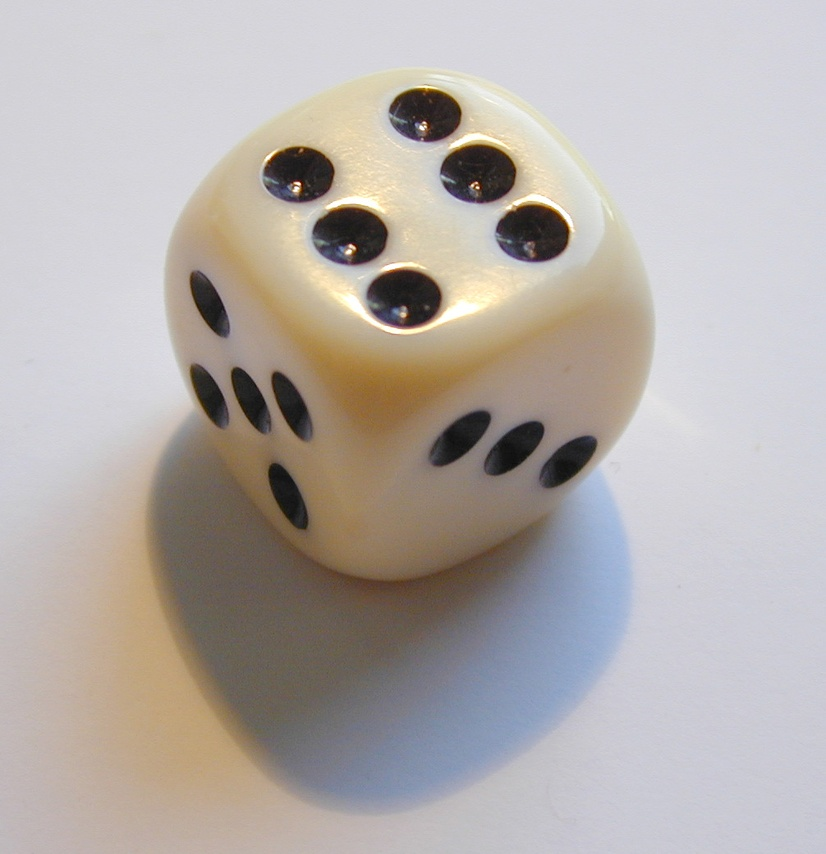
#> input picture sample_image/sample.jpg, 826 x 854 px, shrunk from 1006 x 1041 before the run
$ jupyter execute ImageProcessing_Assignment1.ipynb
#> lines starting #> are read from the running program, lines starting #| are printed output that depends on the picture; after the words box and inside, x2 and y2 are one past the last pixel; in counts of white or black regions, pixels touching at a corner belong together
# EC7212 – Computer Vision and Image Processing

## Assignment 1 – Image Processing Tasks in Python

- Reg. No: EG/2020/4047
- Name: LELWALA LGSR

### Import Libraries and show Sample Image

[cell 1]
# Import necessary libraries
import cv2
import numpy as np
import matplotlib.pyplot as plt
from pathlib import Path


# Load original image
img_path = "sample_image/sample.jpg"
original_img = cv2.imread(img_path)
#> original_img is the input picture: shape (854, 826, 3); mean B, G, R 170.4, 173.8, 180.5

if original_img is None:
    raise FileNotFoundError(f"Image not found at {img_path}")

# Display original image
plt.imshow(cv2.cvtColor(original_img, cv2.COLOR_BGR2RGB))
plt.title("Original Image")
plt.axis("off")
plt.show()

# Save original image
Path("results").mkdir(exist_ok=True)
cv2.imwrite("results/original_image.png", original_img)
#> Out = True

## 1  Intensity-Level Reduction

[cell 2]
# Convert original image to grayscale
gray_img = cv2.cvtColor(original_img, cv2.COLOR_BGR2GRAY)
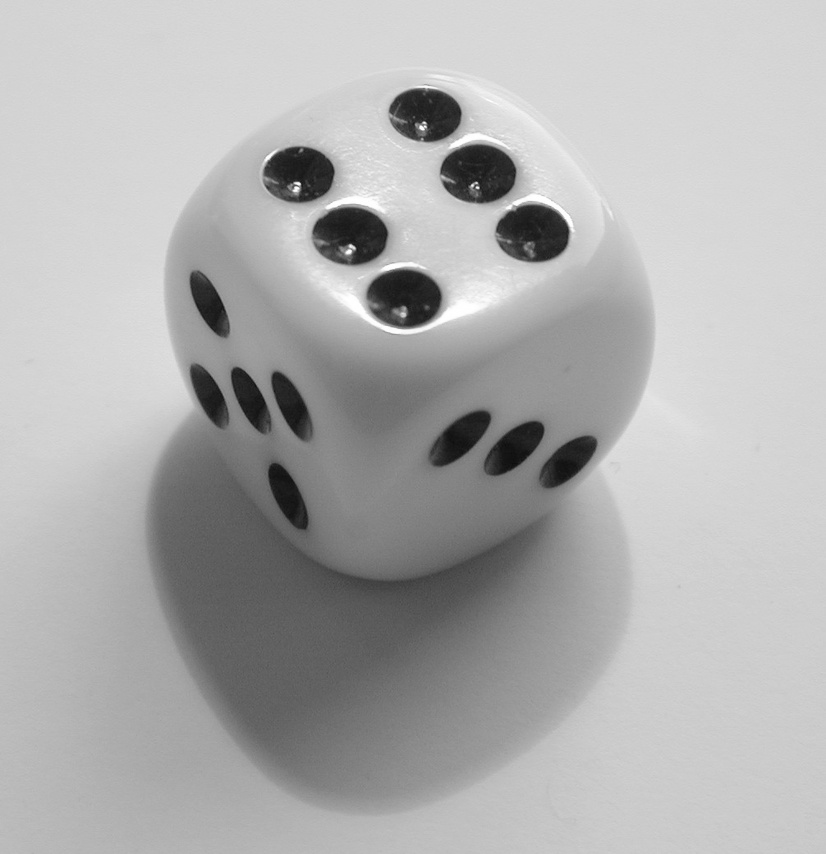
#> gray_img: shape (854, 826); min 12, max 255, mean 175.4

# Function to reduce intensity levels (bit-depth)
def reduce_levels(img_gray, levels):

    # Validate that levels is a power of 2 between 2 and 256
    if (levels & (levels - 1)) or levels < 2 or levels > 256:
        raise ValueError("levels must be power of 2 between 2 and 256")

    # Calculate the intensity range for each level
    interval = 256 // levels

    # Reduce intensity by flooring and rescaling
    return ((img_gray // interval) * interval).astype(np.uint8)

# Define the intensity levels to test (powers of 2)
levels_list = [2, 4, 8, 16, 32, 64, 128, 256]

# Display all reduced images in a grid
plt.figure(figsize=(16, 8))

for idx, lvl in enumerate(levels_list):
    # Reduce the image
    img_reduced = reduce_levels(gray_img, lvl)

    # Plot the image
    plt.subplot(2, 4, idx + 1)
    plt.imshow(img_reduced, cmap="gray")
    plt.title(f"{lvl} Levels")
    plt.axis("off")

    # Save the image
    cv2.imwrite(f"results/task1_levels_{lvl}.png", img_reduced)
#> this loop made 8 passes
#> pass 1, `img_reduced = reduce_levels(gray_img, lvl)`:
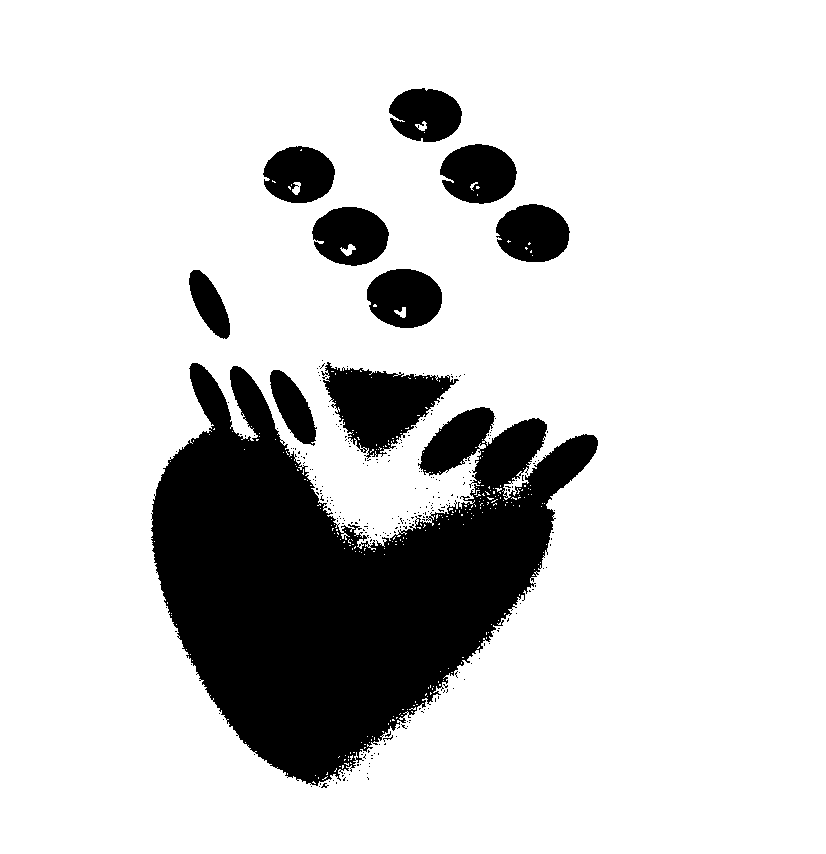
#> img_reduced: shape (854, 826); values 0 (black) and 128 (white), 82.2% white; 275 black regions (265 under 20 px), largest, box (x1, y1, x2, y2) and area: (151, 363, 598, 786) 95140, (321, 362, 459, 459) 6761, (440, 144, 517, 204) 3488

# Show the complete figure
plt.suptitle("Task 1: Intensity Level Reduction", fontsize=16)
plt.tight_layout()
plt.subplots_adjust(top=0.9)
plt.show()
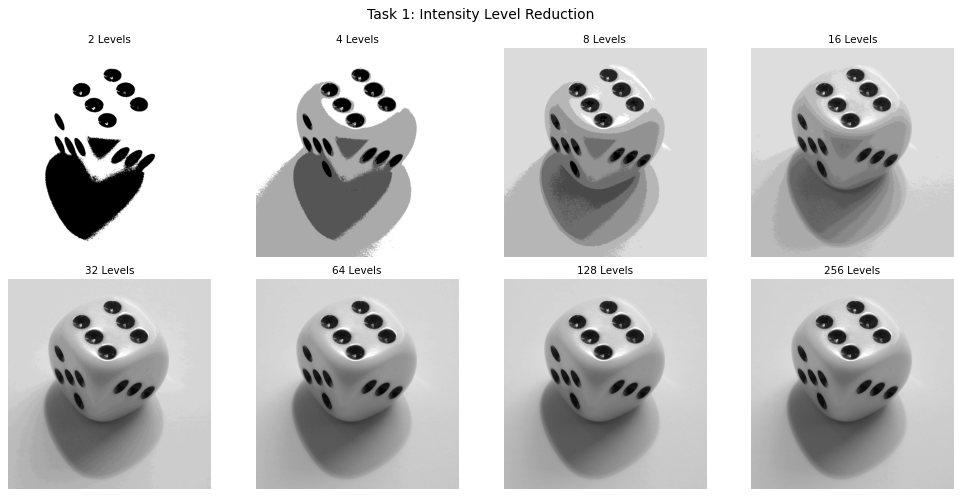
#> figure drawn by matplotlib, 8 panels

## 2  Spatial Averaging Filters

[cell 3]
# Function to apply spatial averaging filter (mean filter)
def spatial_average(image, kernel_size):

    # Apply blur with the given kernel size (square filter)
    return cv2.blur(image, (kernel_size, kernel_size))

# Define kernel sizes to apply
kernel_sizes = [3, 10, 20]

# Create a figure to display results
plt.figure(figsize=(15, 5))

# Loop over each kernel size
for idx, size in enumerate(kernel_sizes):
    # Apply spatial averaging
    blurred_img = spatial_average(original_img, size)

    # Display the result
    plt.subplot(1, 3, idx + 1)
    plt.imshow(cv2.cvtColor(blurred_img, cv2.COLOR_BGR2RGB))
    plt.title(f"{size}×{size} Blur")
    plt.axis("off")

    # Save the result
    cv2.imwrite(f"results/task2_blur_{size}x{size}.png", blurred_img)

# Show final layout
plt.suptitle("Task 2: Spatial Averaging Filters", fontsize=16)
plt.tight_layout()
plt.subplots_adjust(top=0.85)
plt.show()
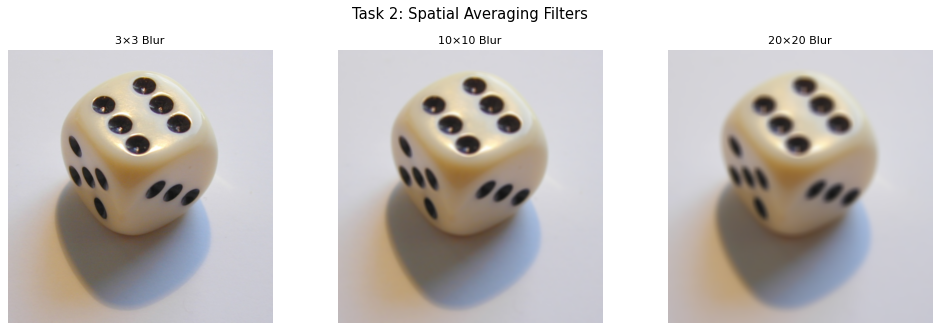
#> figure drawn by matplotlib, 3 panels

## 3  Image Rotation

[cell 4]
# Function to rotate an image around its center
def rotate_image(image, angle):
    # Get height and width of the image
    h, w = image.shape[:2]

    # Define the center of rotation
    center = (w // 2, h // 2)

    # Get the rotation matrix using OpenCV
    M = cv2.getRotationMatrix2D(center, angle, 1.0)

    # Perform the rotation
    return cv2.warpAffine(image, M, (w, h))

# Define the angles to rotate
angles = [45, 90]

# Create a figure to display results
plt.figure(figsize=(10, 5))

# Loop through the angles
for idx, angle in enumerate(angles):
    # Rotate image
    rotated_img = rotate_image(original_img, angle)

    # Display rotated image
    plt.subplot(1, 2, idx + 1)
    plt.imshow(cv2.cvtColor(rotated_img, cv2.COLOR_BGR2RGB))
    plt.title(f"Rotated {angle}°")
    plt.axis("off")

    # Save rotated image
    cv2.imwrite(f"results/task3_rotated_{angle}.png", rotated_img)
#> this loop made 2 passes
#> M in rotate_image on passes 1 to 2: [[0.707, 0.707, -181], [-0.707, 0.707, 417.1]], [[6.12e-17, 1, -14], [-1, 6.12e-17, 840]]
#> pass 1, `rotated_img = rotate_image(original_img, angle)`:
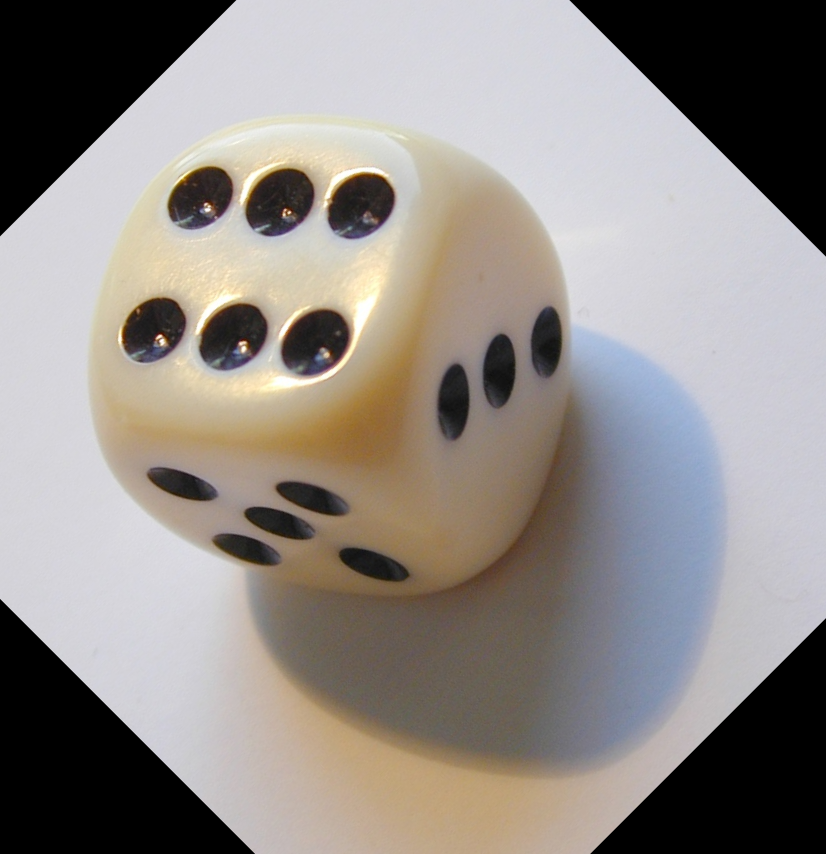
#> rotated_img: shape (854, 826, 3); mean B, G, R 135.2, 139.3, 145.3
#> pass 2, `rotated_img = rotate_image(original_img, angle)`:
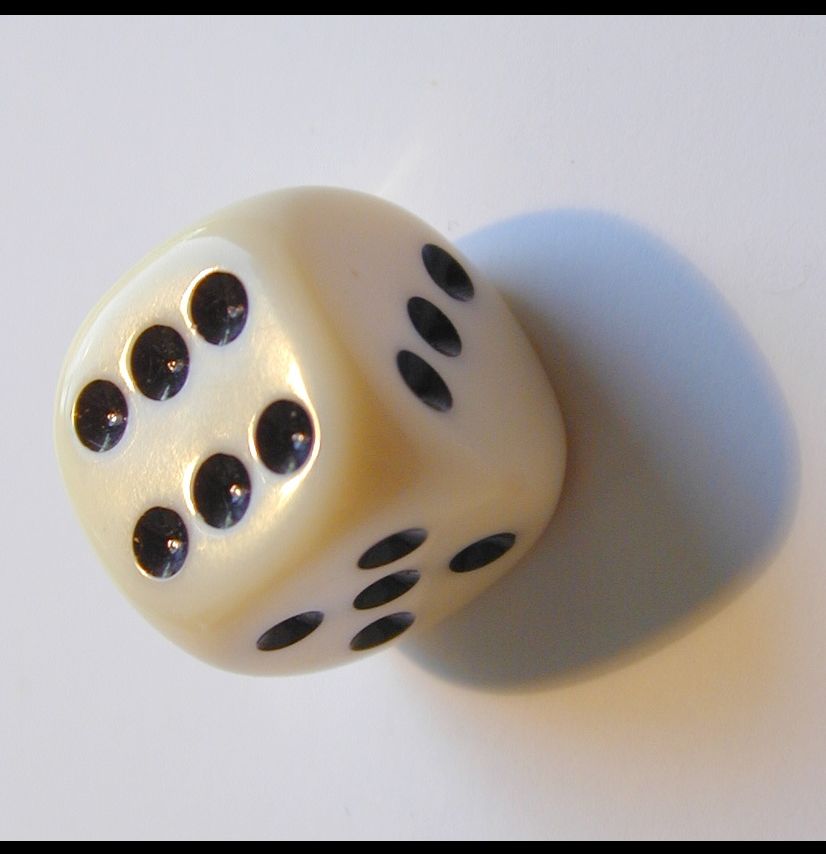
#> rotated_img: shape (854, 826, 3); mean B, G, R 163.7, 167.3, 173.8

# Show results
plt.suptitle("Task 3: Image Rotation", fontsize=16)
plt.tight_layout()
plt.subplots_adjust(top=0.85)
plt.show()
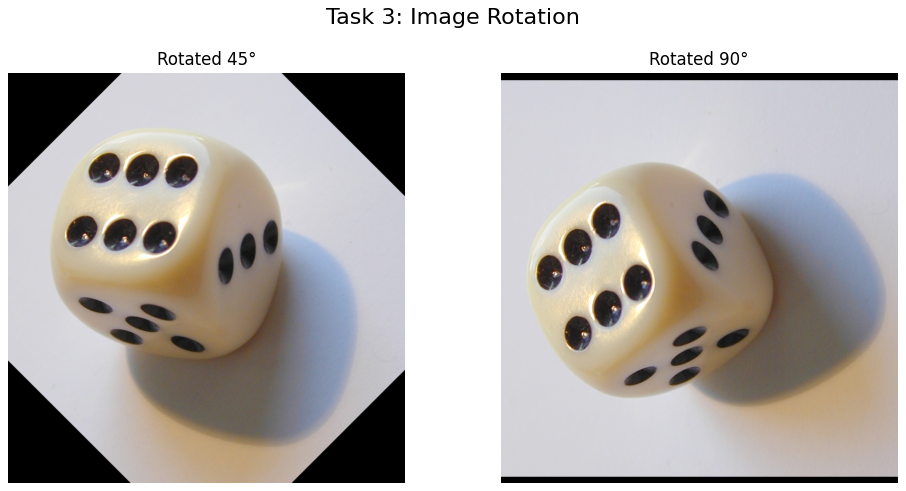
#> figure drawn by matplotlib, 2 panels

## 4  Block Averaging (Pixelation)

[cell 5]
# Function to apply block averaging to reduce spatial resolution
def block_average(image, block_size):
    # Make a copy of the image
    output = image.copy()

    # Get image height and width
    h, w = image.shape[:2]

    # Loop through image in steps of block size
    for y in range(0, h, block_size):
        for x in range(0, w, block_size):
            # Get the block (ROI)
            block = output[y:y+block_size, x:x+block_size]

            # Calculate mean color of the block
            mean_color = block.mean(axis=(0,1), dtype=float)

            # Assign mean color to the entire block
            output[y:y+block_size, x:x+block_size] = mean_color

    return output

# Define block sizes
block_sizes = [3, 5, 7]

# Create figure for output
plt.figure(figsize=(15, 5))

# Apply block averaging for each size
for idx, size in enumerate(block_sizes):
    # Process image
    averaged_img = block_average(original_img, size)

    # Show result
    plt.subplot(1, 3, idx + 1)
    plt.imshow(cv2.cvtColor(averaged_img, cv2.COLOR_BGR2RGB))
    plt.title(f"Block {size}×{size}")
    plt.axis("off")

    # Save result
    cv2.imwrite(f"results/task4_blockavg_{size}x{size}.png", averaged_img)

# Show all block averaging results
plt.suptitle("Task 4: Block Averaging (Pixelation)", fontsize=16)
plt.tight_layout()
plt.subplots_adjust(top=0.85)
plt.show()
